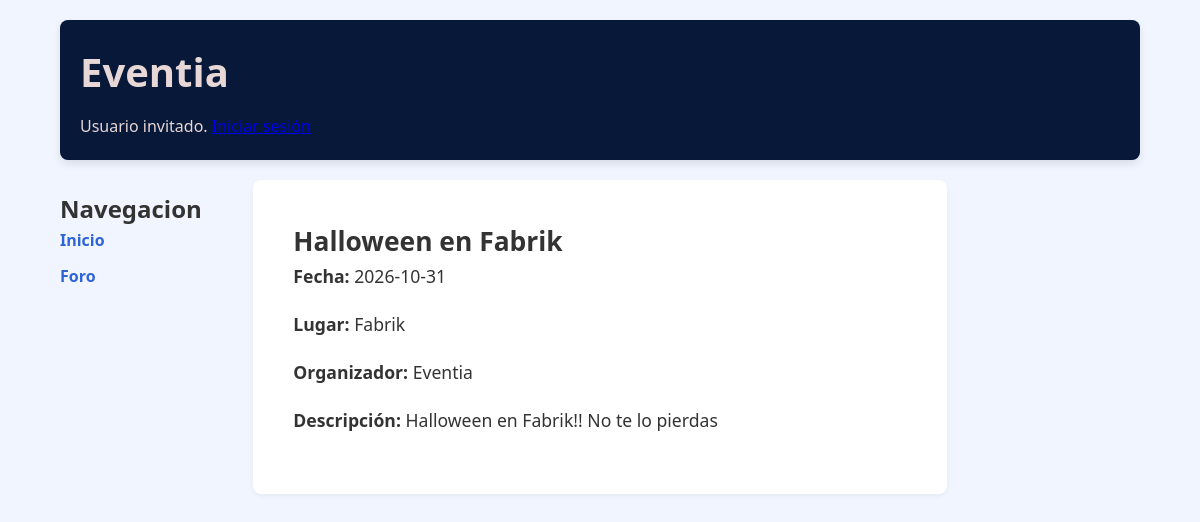
Screenshot of /Practica2/evento.php?id=3 with the database file from the repository.
### tables this page shows
CREATE TABLE `eventos` (
  `id` int(11) NOT NULL,
  `nombre` varchar(255) NOT NULL,
  `descripcion` text DEFAULT NULL,
  `fecha_inicio` date NOT NULL,
  `fecha_fin` date DEFAULT NULL,
  `lugar` varchar(255) DEFAULT NULL,
  `organizador` varchar(100) DEFAULT NULL
);

### Practica2/evento.php (the view, shortened to what this page needs)
<?php
    function mostrarInfoEvento() {
        include("conexion_bd.php");
        $id_evento = $_GET['id'];
        $stmt = $conexion->prepare("SELECT * FROM eventos WHERE id = ?");
        $stmt->bind_param("i", $id_evento);
        $stmt->execute();
        $resultado = $stmt->get_result();
        if ($evento = $resultado->fetch_assoc()) {
            echo "<h2>" . htmlspecialchars($evento['nombre']) . "</h2>";
            echo "<p><strong>Fecha:</strong> " . $evento['fecha_inicio'] .
                (!empty($evento['fecha_fin']) ? " al " . $evento['fecha_fin'] : "") . "</p>";
            echo !empty($evento['lugar']) ? "<p><strong>Lugar:</strong> " . htmlspecialchars($evento['lugar']) . "</p>" : "";
            echo !empty($evento['organizador']) ? "<p><strong>Organizador:</strong> " . htmlspecialchars($evento['organizador']) . "</p>" : "";
            echo !empty($evento['descripcion']) ? "<p><strong>Descripción:</strong> " . htmlspecialchars($evento['descripcion']) . "</p>" : "";
        }
    }
?>
<!DOCTYPE html>
<html lang = 'es'>
<head>
    <link id="estilo" rel="stylesheet" type="text/css" href="CSS/estilo.css"/>
</head>
<body>
    <div id="contenedor">
    <?php require("includes/vistas/comun/cabecera.php"); ?>
    <?php require("includes/vistas/comun/sidebarIzq.php"); ?>
    <main>
        <?php mostrarInfoEvento() ?>
    </main>
    <?php require("includes/vistas/comun/sidebarDer.php"); ?>
</body>
</html>

### Practica2/CSS/estilo.css (style rules this page uses)
* { margin: 0; padding: 0; box-sizing: border-box; }
body { font-family: 'Segoe UI', Tahoma, Geneva, Verdana, sans-serif; background-color: #f0f5ff; color: #333; line-height: 1.6; }
#contenedor { width: 90%; max-width: 1200px; margin: 0 auto; display: grid; grid-template-columns: 1fr 4fr 1fr; grid-template-areas: "cabecera cabecera cabecera" "izquierda main derecha" "pie pie pie"; gap: 20px; padding: 20px 0; }
main { grid-area: main; background-color: white; padding: 40px; border-radius: 8px; box-shadow: 0 2px 5px rgba(0, 0, 0, 0.05); font-size: 1.1em; }
main p { margin-bottom: 20px; text-align: justify; }

### rows the page displays
eventos: nombre "Halloween en Fabrik", fecha_inicio "2026-10-31", lugar "Fabrik", organizador "Eventia", descripcion "Halloween en Fabrik!! No te lo pierdas"
